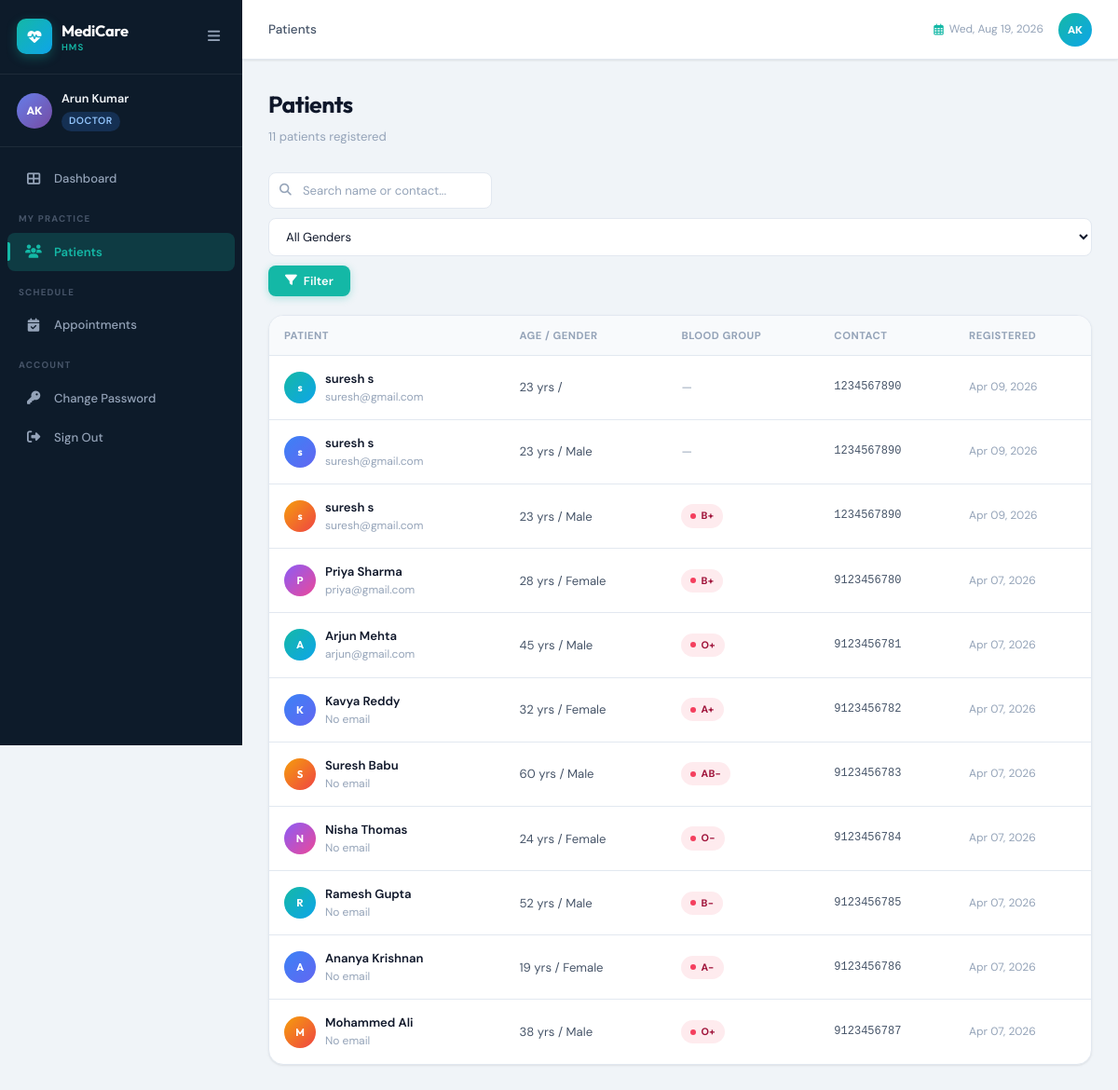
Page /patients/ (signed in) on the committed database.
### hospital/models.py (models this page shows, shortened)
class User(AbstractUser):
    ROLE_CHOICES = (
        ('admin', 'Admin'),
        ('doctor', 'Doctor'),
        ('patient', 'Patient'),
    )
    role = models.CharField(max_length=10, choices=ROLE_CHOICES, default='patient')
    phone = models.CharField(max_length=15, blank=True, null=True)
    requires_password_change = models.BooleanField(default=False)

class Patient(models.Model):
    GENDER_CHOICES = [('Male', 'Male'), ('Female', 'Female'), ('Other', 'Other')]
    BLOOD_GROUP_CHOICES = [
        ('A+', 'A+'), ('A-', 'A-'), ('B+', 'B+'), ('B-', 'B-'),
        ('AB+', 'AB+'), ('AB-', 'AB-'), ('O+', 'O+'), ('O-', 'O-'),
    ]
    user = models.OneToOneField(User, on_delete=models.SET_NULL, null=True, blank=True, related_name='patient_profile')
    patient_id = models.AutoField(primary_key=True)
    name = models.CharField(max_length=100)
    age = models.IntegerField()
    gender = models.CharField(max_length=10, choices=GENDER_CHOICES)
    contact = models.CharField(max_length=15)
    email = models.EmailField(blank=True, null=True)
    address = models.TextField(blank=True, null=True)
    blood_group = models.CharField(max_length=5, choices=BLOOD_GROUP_CHOICES, blank=True, null=True)
    emergency_contact = models.CharField(max_length=15, blank=True, null=True)
    registered_on = models.DateField(auto_now_add=True)

### hospital/views.py (the view)
# urls.py: path('patients/', views.patient_list, name='patient_list'),
@login_required
def patient_list(request):
    if request.user.role not in ['admin', 'doctor']:
        messages.error(request, 'Access denied.')
        return redirect('dashboard')
    q = request.GET.get('q', '')
    gender = request.GET.get('gender', '')
    patients = Patient.objects.all().order_by('-registered_on')
    if q:
        patients = patients.filter(Q(name__icontains=q) | Q(contact__icontains=q))
    if gender:
        patients = patients.filter(gender=gender)
    return render(request, 'hospital/patient_list.html', {'patients': patients, 'q': q, 'gender': gender})

### hospital/templates/hospital/patient_list.html (shortened to what this page needs)
{% extends 'hospital/base.html' %}
{% block breadcrumb %}Patients{% endblock %}
{% block content %}
<div class="page-header">
  <div class="page-header-left">
    <h1 class="page-title">Patients</h1>
    <p class="page-subtitle">{{ patients.count }} patient{{ patients.count|pluralize }} registered</p>
  </div>
</div>
<div class="filter-bar">
  <form method="get" style="display:flex;gap:10px;flex-wrap:wrap;align-items:center;width:100%;">
    <div class="search-input-wrap">
      <i class="fas fa-search"></i>
      <input type="text" name="q" value="{{ q }}" placeholder="Search name or contact..." class="form-input search-input">
    </div>
    <select name="gender" class="form-input" style="min-width:140px;">
      <option value="">All Genders</option>
    </select>
    <button type="submit" class="btn btn-primary"><i class="fas fa-filter"></i> Filter</button>
  </form>
</div>
<div class="card">
  <div class="table-wrapper">
    <table>
      <thead>
        <tr>
          <th>Patient</th>
          <th>Age / Gender</th>
          <th>Blood Group</th>
          <th>Contact</th>
          <th>Registered</th>
        </tr>
      </thead>
      <tbody>
        {% for p in patients %}
        <tr>
          <td>
            <div class="avatar-chip">
              <div class="chip-avatar {% cycle 'chip-teal' 'chip-blue' 'chip-amber' 'chip-purple' %}">{{ p.name|first }}</div>
              <div>
                <div class="td-name">{{ p.name }}</div>
                <div class="text-muted text-sm">{{ p.email|default:"No email" }}</div>
              </div>
            </div>
          </td>
          <td>{{ p.age }} yrs / {{ p.gender }}</td>
          <td>{% if p.blood_group %}<span class="badge badge-rose">{{ p.blood_group }}</span>{% else %}<span class="text-muted">—</span>{% endif %}</td>
          <td class="font-mono text-sm">{{ p.contact }}</td>
          <td class="text-sm text-muted">{{ p.registered_on|date:"M d, Y" }}</td>
        </tr>
        {% endfor %}
      </tbody>
    </table>
  </div>
</div>
{% endblock %}

### hospital/templates/hospital/base.html (shortened to what this page needs)
<!DOCTYPE html>
<html lang="en">
<head>
<link rel="stylesheet" href="https://cdnjs.cloudflare.com/ajax/libs/font-awesome/6.5.0/css/all.min.css">
{% load static %}
<link rel="stylesheet" href="{% static 'hospital/css/hms.css' %}">
</head>
<body>
{% if user.is_authenticated %}
<aside class="sidebar" id="sidebar">
  <div class="sidebar-header">
    <div class="sidebar-logo">
      <div class="logo-icon"><i class="fas fa-heartbeat"></i></div>
      <div class="logo-text">
        <span class="logo-name">MediCare</span>
        <span class="logo-sub">HMS</span>
      </div>
    </div>
    <button class="sidebar-toggle" id="sidebarToggle"><i class="fas fa-bars"></i></button>
  </div>
  <div class="sidebar-user">
    <div class="user-avatar">{{ user.first_name|first|upper }}{{ user.last_name|first|upper }}</div>
    <div class="user-info">
      <span class="user-name">{{ user.get_full_name|default:user.username }}</span>
      <span class="user-role role-{{ user.role }}">{{ user.role|title }}</span>
    </div>
  </div>
  <nav class="sidebar-nav">
    <a href="{% url 'dashboard' %}" class="nav-item {% if request.resolver_match.url_name == 'dashboard' %}active{% endif %}">
      <i class="fas fa-th-large"></i><span>Dashboard</span>
    </a>
    {% if user.role == 'doctor' %}
    <div class="nav-section">My Practice</div>
    <a href="{% url 'patient_list' %}" class="nav-item {% if 'patient' in request.resolver_match.url_name %}active{% endif %}">
      <i class="fas fa-users"></i><span>Patients</span>
    </a>
    {% endif %}
    <div class="nav-section">{% if user.role == 'patient' %}My{% else %}Schedule{% endif %}</div>
    <a href="{% url 'appointment_list' %}" class="nav-item {% if 'appointment' in request.resolver_match.url_name %}active{% endif %}">
      <i class="fas fa-calendar-check"></i><span>Appointments</span>
    </a>
    <div class="nav-section">Account</div>
    <a href="{% url 'change_password' %}" class="nav-item {% if request.resolver_match.url_name == 'change_password' %}active{% endif %}">
      <i class="fas fa-key"></i><span>Change Password</span>
    </a>
    <a href="{% url 'logout' %}" class="nav-item nav-logout">
      <i class="fas fa-sign-out-alt"></i><span>Sign Out</span>
    </a>
  </nav>
</aside>
<div class="main-wrapper" id="mainWrapper">
  <header class="topbar">
    <div class="topbar-left">
      <div class="breadcrumb">
        <span>{% block breadcrumb %}Dashboard{% endblock %}</span>
      </div>
    </div>
    <div class="topbar-right">
      <div class="topbar-date"><i class="far fa-calendar-alt"></i> <span id="currentDate"></span></div>
      <div class="topbar-user">
        <div class="topbar-avatar">{{ user.first_name|first|upper }}{{ user.last_name|first|upper }}</div>
      </div>
    </div>
  </header>
  <main class="page-content">
    {% block content %}{% endblock %}
  </main>
</div>
{% endif %}
{% load static %}
</body>
</html>

### rows in the picture
User: first_name|first "A", last_name|first "K", get_full_name "Arun Kumar", role "DOCTOR"
Patient: name|first "s", name "suresh s", email "suresh@gmail.com", age "23", contact "1234567890", registered_on "Apr 09, 2026"
Patient: name|first "s", name "suresh s", email "suresh@gmail.com", age "23", gender "Male", contact "1234567890", registered_on "Apr 09, 2026"
Patient: name|first "s", name "suresh s", email "suresh@gmail.com", age "23", gender "Male", blood_group "B+", contact "1234567890", registered_on "Apr 09, 2026"
Patient: name|first "P", name "Priya Sharma", email "priya@gmail.com", age "28", gender "Female", blood_group "B+", contact "9123456780", registered_on "Apr 07, 2026"
Patient: name|first "A", name "Arjun Mehta", email "arjun@gmail.com", age "45", gender "Male", blood_group "O+", contact "9123456781", registered_on "Apr 07, 2026"
Patient: name|first "K", name "Kavya Reddy", email "No email", age "32", gender "Female", blood_group "A+", contact "9123456782", registered_on "Apr 07, 2026"
Patient: name|first "S", name "Suresh Babu", email "No email", age "60", gender "Male", blood_group "AB-", contact "9123456783", registered_on "Apr 07, 2026"
Patient: name|first "N", name "Nisha Thomas", email "No email", age "24", gender "Female", blood_group "O-", contact "9123456784", registered_on "Apr 07, 2026"
Patient: name|first "R", name "Ramesh Gupta", email "No email", age "52", gender "Male", blood_group "B-", contact "9123456785", registered_on "Apr 07, 2026"
Patient: name|first "A", name "Ananya Krishnan", email "No email", age "19", gender "Female", blood_group "A-", contact "9123456786", registered_on "Apr 07, 2026"
Patient: name|first "M", name "Mohammed Ali", email "No email", age "38", gender "Male", blood_group "O+", contact "9123456787", registered_on "Apr 07, 2026"

### other values in the picture
{{ patients.count }} "11"
